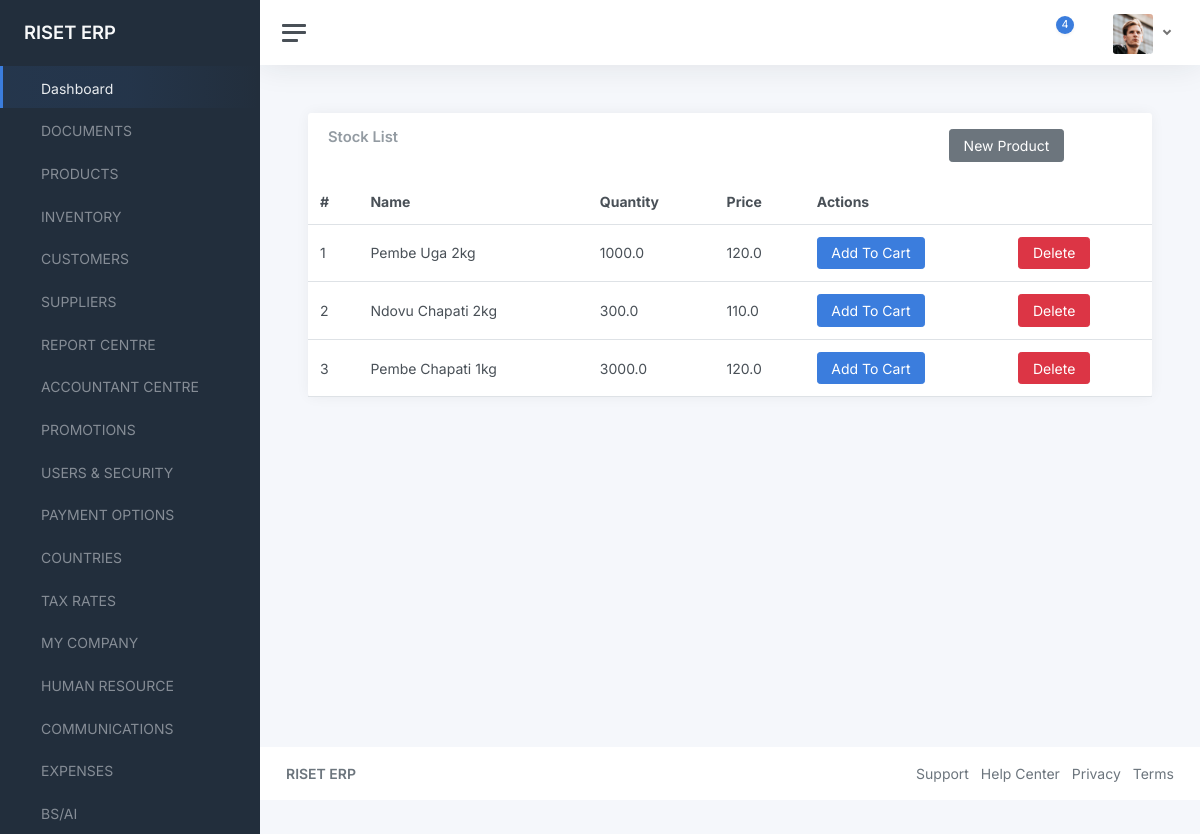
The page / on the database its author committed.
### data/models.py (models this page shows, shortened)
class Item(models.Model):
    name = models.CharField(max_length=200)
    quantity = models.FloatField(default=0)
    price = models.FloatField()
    discount_price = models.FloatField(default=0)
    re_order_level = models.FloatField(default=0)
    receive_amount = models.FloatField(default=0)
    sell_amount = models.FloatField(default=0)
    supplier = models.ForeignKey(Supplier, on_delete=models.CASCADE)
    category = models.ForeignKey(Category, on_delete=models.CASCADE)
    date_added = models.DateTimeField(auto_now_add=True)
    date_updated = models.DateField(auto_now=True)
    slug = models.SlugField(blank=True, null=True)
    def get_absolute_url(self):
        return reverse("product", kwargs={
            'slug': self.slug
        })

### data/views.py (the view)
# urls.py: path("", HomeView.as_view(), name="home"),
class HomeView(ListView):
    model = Item
    template_name = "home.html"

### templates/home.html
{% extends "component-base.html" %}
{% block content %}
<main class="content">
	<div class="container-fluid p-0">
		<div class="row">
			<div class="col-12 col-lg-12 col-xxl-12 d-flex">
				<div class="card flex-fill">
					<div class="card-header">
						<div class="row">
							<div class="col-9">
								<h5 class="card-title mb-0">Stock List</h5>
							</div>
							<div class="col-3">
								<a href="{% url 'new-product' %}" class="btn btn-secondary">New Product</a>
							</div>
						</div>
					</div>
					<table class="table table-hover my-0">
						<thead>
							<tr>
                <th>#</th>
								<th>Name</th>
								<th>Quantity</th>
                <th>Price</th>
                <th colspan="2">Actions</th>
							</tr>
						</thead>
						<tbody>
{% for item in object_list %}
							<tr>
                <td>{{item.id}}</td>
								<td>{{item.name}}</td>
                <td class="">{{item.quantity}}</td>
                <td class="">{{item.price}}</td>
								<td class="">
                  <a href="{{ item.get_absolute_url }}" class="btn btn-primary">Add To Cart</a>
                </td>
								<td>
                  <a href="#" class="btn btn-danger">Delete</a>
                </td>
							</tr>
{% endfor %}
						</tbody>
					</table>
				</div>
			</div>
		</div>
	</div>
</main>
{% endblock content %}

### rows shown on the page
Item: id "1", name "Pembe Uga 2kg", quantity "1000.0", price "120.0"
Item: id "2", name "Ndovu Chapati 2kg", quantity "300.0", price "110.0"
Item: id "3", name "Pembe Chapati 1kg", quantity "3000.0", price "120.0"
